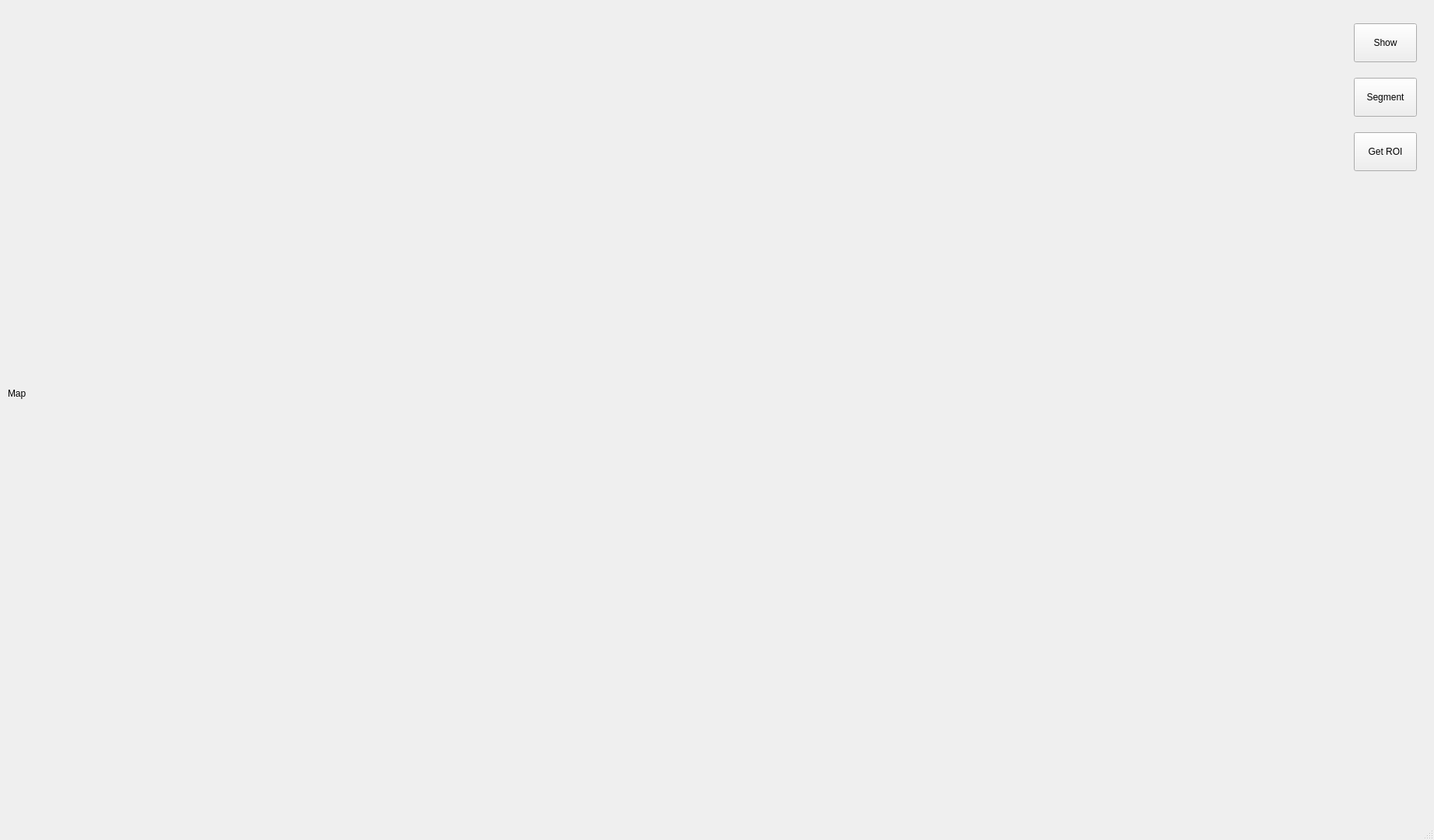
<?xml version="1.0" encoding="UTF-8"?>
<ui version="4.0">
 <class>MainWindow</class>
 <widget class="QMainWindow" name="MainWindow">
  <property name="geometry">
   <rect>
    <x>0</x>
    <y>0</y>
    <width>1843</width>
    <height>1080</height>
   </rect>
  </property>
  <property name="sizePolicy">
   <sizepolicy hsizetype="Preferred" vsizetype="Preferred">
    <horstretch>0</horstretch>
    <verstretch>0</verstretch>
   </sizepolicy>
  </property>
  <property name="windowTitle">
   <string>MainWindow</string>
  </property>
  <property name="autoFillBackground">
   <bool>true</bool>
  </property>
  <widget class="QWidget" name="centralwidget">
   <widget class="QLabel" name="Frame">
    <property name="geometry">
     <rect>
      <x>10</x>
      <y>10</y>
      <width>1711</width>
      <height>991</height>
     </rect>
    </property>
    <property name="text">
     <string>Map</string>
    </property>
   </widget>
   <widget class="QPushButton" name="Show">
    <property name="enabled">
     <bool>true</bool>
    </property>
    <property name="geometry">
     <rect>
      <x>1740</x>
      <y>30</y>
      <width>81</width>
      <height>50</height>
     </rect>
    </property>
    <property name="text">
     <string>Show</string>
    </property>
    <property name="autoDefault">
     <bool>true</bool>
    </property>
   </widget>
   <widget class="QPushButton" name="Segment">
    <property name="geometry">
     <rect>
      <x>1740</x>
      <y>100</y>
      <width>81</width>
      <height>50</height>
     </rect>
    </property>
    <property name="text">
     <string>Segment</string>
    </property>
   </widget>
   <widget class="QPushButton" name="Get_ROI">
    <property name="geometry">
     <rect>
      <x>1740</x>
      <y>170</y>
      <width>81</width>
      <height>50</height>
     </rect>
    </property>
    <property name="text">
     <string>Get ROI</string>
    </property>
   </widget>
  </widget>
  <widget class="QMenuBar" name="menubar">
   <property name="geometry">
    <rect>
     <x>0</x>
     <y>0</y>
     <width>1843</width>
     <height>22</height>
    </rect>
   </property>
  </widget>
  <widget class="QStatusBar" name="statusbar"/>
 </widget>
 <resources/>
 <connections/>
</ui>
